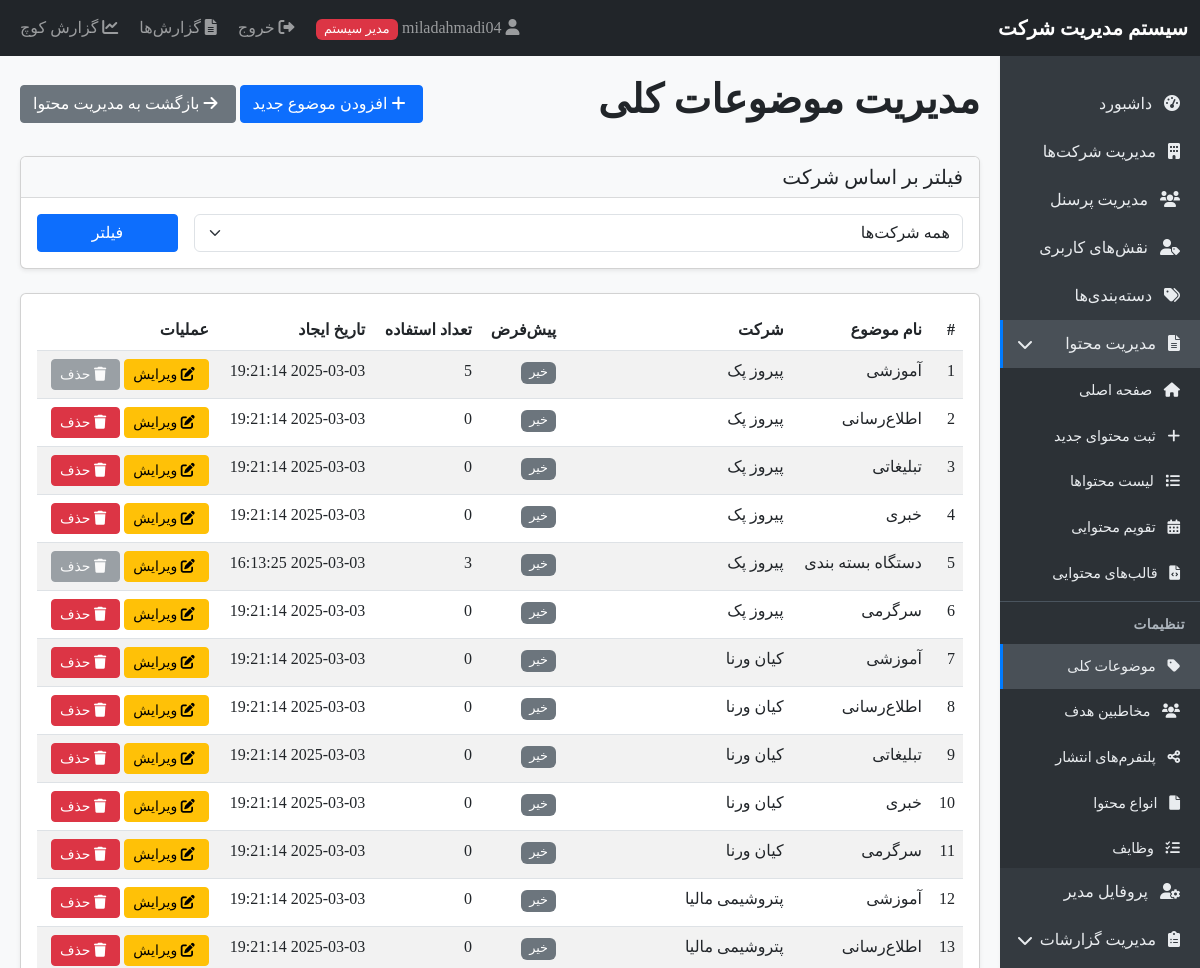
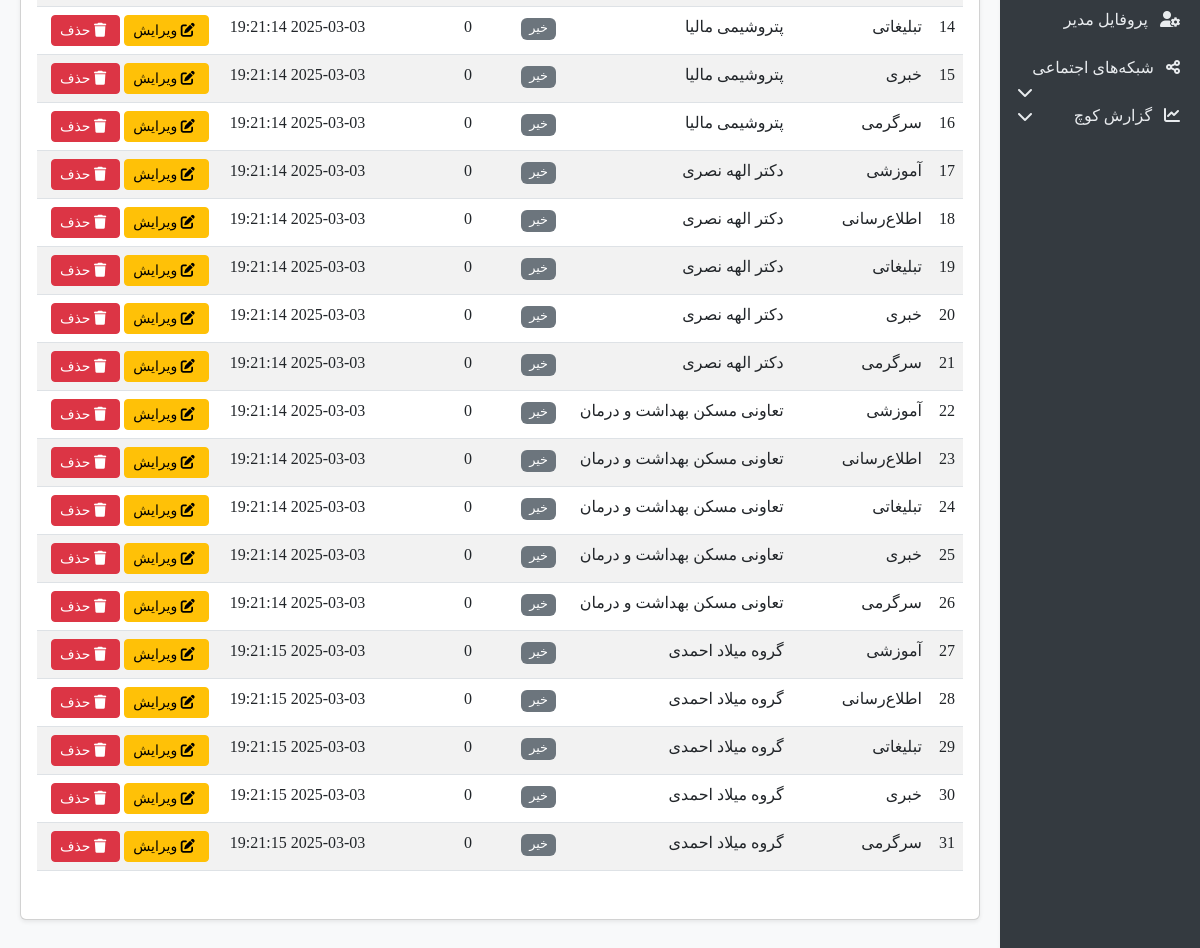
The app's page /content_topics.php (signed in) with its own data (2 pictures, top to bottom).
### tables this page shows
CREATE TABLE `content_topics` (
  `id` int(11) NOT NULL,
  `company_id` int(11) NOT NULL,
  `name` varchar(100) NOT NULL,
  `is_default` tinyint(1) DEFAULT 0,
  `created_at` timestamp NOT NULL DEFAULT current_timestamp()
);

CREATE TABLE `companies` (
  `id` int(11) NOT NULL,
  `name` varchar(100) NOT NULL,
  `is_active` tinyint(1) DEFAULT 1,
  `created_at` timestamp NOT NULL DEFAULT current_timestamp()
);

### functions.php (called while the page is built, shortened)
<?php
function isAdmin() {
    return isset($_SESSION['user_type']) && $_SESSION['user_type'] === 'admin';
}

### content_topics.php (the view, shortened to what this page needs)
<?php
require_once 'database.php';
require_once 'functions.php';
$companyId = isAdmin() ? (isset($_GET['company']) ? clean($_GET['company']) : '') : $_SESSION['company_id'];
$query = "SELECT t.*, c.name as company_name,
         (SELECT COUNT(*) FROM content_topic_relations WHERE topic_id = t.id) as usage_count
         FROM content_topics t
         JOIN companies c ON t.company_id = c.id ";
if (!isAdmin()) {
    $query .= " WHERE t.company_id = ? ";
    $params = [$_SESSION['company_id']];
} else if (!empty($companyId)) {
    $query .= " WHERE t.company_id = ? ";
    $params = [$companyId];
} else {
    $params = [];
}
$query .= " ORDER BY t.company_id, t.name";
$stmt = $pdo->prepare($query);
$stmt->execute($params);
$topics = $stmt->fetchAll();
include 'header.php';
?>
<div class="d-flex justify-content-between align-items-center mb-4">
    <h1>مدیریت موضوعات کلی</h1>
    <div>
        <button type="button" class="btn btn-primary" data-bs-toggle="modal" data-bs-target="#addTopicModal">
            <i class="fas fa-plus"></i> افزودن موضوع جدید
        </button>
        <a href="content_management.php" class="btn btn-secondary">
            <i class="fas fa-arrow-right"></i> بازگشت به مدیریت محتوا
        </a>
    </div>
</div>
<?php if (isAdmin()): ?>
    <div class="card mb-4">
        <div class="card-header bg-light">
            <h5 class="mb-0">فیلتر بر اساس شرکت</h5>
        </div>
        <div class="card-body">
            <form method="GET" action="" class="row g-3">
                <div class="col-md-10">
                    <select class="form-select" name="company">
                        <option value="">همه شرکت‌ها</option>
                    </select>
                </div>
                <div class="col-md-2">
                    <button type="submit" class="btn btn-primary w-100">فیلتر</button>
                </div>
            </form>
        </div>
    </div>
<?php endif; ?>
<div class="card">
    <div class="card-body">
        <?php if (count($topics) > 0): ?>
            <div class="table-responsive">
                <table class="table table-striped">
                    <thead>
                        <tr>
                            <th>#</th>
                            <th>نام موضوع</th>
                            <?php if (isAdmin()): ?>
                                <th>شرکت</th>
                            <?php endif; ?>
                            <th>پیش‌فرض</th>
                            <th>تعداد استفاده</th>
                            <th>تاریخ ایجاد</th>
                            <th>عملیات</th>
                        </tr>
                    </thead>
                    <tbody>
                        <?php foreach ($topics as $index => $topic): ?>
                            <tr>
                                <td><?php echo $index + 1; ?></td>
                                <td><?php echo $topic['name']; ?></td>
                                <?php if (isAdmin()): ?>
                                    <td><?php echo $topic['company_name']; ?></td>
                                <?php endif; ?>
                                <td>
                                    <?php if ($topic['is_default']): ?>
                                        <span class="badge bg-success">بله</span>
                                    <?php else: ?>
                                        <span class="badge bg-secondary">خیر</span>
                                    <?php endif; ?>
                                </td>
                                <td><?php echo $topic['usage_count']; ?></td>
                                <td><?php echo $topic['created_at']; ?></td>
                                <td>
                                    <button type="button" class="btn btn-sm btn-warning"
                                            data-bs-toggle="modal"
                                            data-bs-target="#editTopicModal"
                                            data-id="<?php echo $topic['id']; ?>"
                                            data-name="<?php echo $topic['name']; ?>">
                                        <i class="fas fa-edit"></i> ویرایش
                                    </button>
                                    <?php if (!$topic['is_default'] && $topic['usage_count'] == 0): ?>
                                        <a href="?delete=<?php echo $topic['id']; ?><?php echo isAdmin() && !empty($companyId) ? '&company=' . $companyId : ''; ?>"
                                           class="btn btn-sm btn-danger"
                                           onclick="return confirm('آیا از حذف این موضوع اطمینان دارید؟')">
                                            <i class="fas fa-trash"></i> حذف
                                        </a>
                                    <?php else: ?>
                                        <button class="btn btn-sm btn-secondary" disabled>
                                            <i class="fas fa-trash"></i> حذف
                                        </button>
                                    <?php endif; ?>
                                </td>
                            </tr>
                        <?php endforeach; ?>
                    </tbody>
                </table>
            </div>
        <?php else: ?>
            <p class="text-center">هیچ موضوعی یافت نشد.</p>
        <?php endif; ?>
    </div>
</div>
<?php include 'footer.php'; ?>

### header.php (style rules this page uses)
body { font-family: Tahoma, Arial, sans-serif; background-color: #f8f9fa; }
.badge { font-size: 80%; font-weight: normal; }
.card { box-shadow: 0 0.125rem 0.25rem rgba(0, 0, 0, 0.075); margin-bottom: 1.5rem; }
.card-header { border-bottom: 1px solid rgba(0, 0, 0, 0.125); background-color: rgba(0, 0, 0, 0.03); }
.btn { border-radius: 0.25rem; }
.btn-sm { padding: 0.25rem 0.5rem; font-size: 0.875rem; }
.fas, .fab { margin-right: 5px; }
.table-responsive { margin-bottom: 1rem; }

### records on screen
content_topics: name "آموزشی", company.name "پیروز پک", is_default "خیر", usage_count "5", created_at "2025-03-03 19:21:14"
content_topics: name "اطلاع‌رسانی", company.name "پیروز پک", is_default "خیر", usage_count "0", created_at "2025-03-03 19:21:14"
content_topics: name "تبلیغاتی", company.name "پیروز پک", is_default "خیر", usage_count "0", created_at "2025-03-03 19:21:14"
content_topics: name "خبری", company.name "پیروز پک", is_default "خیر", usage_count "0", created_at "2025-03-03 19:21:14"
content_topics: name "دستگاه بسته بندی", company.name "پیروز پک", is_default "خیر", usage_count "3", created_at "2025-03-03 16:13:25"
content_topics: name "سرگرمی", company.name "پیروز پک", is_default "خیر", usage_count "0", created_at "2025-03-03 19:21:14"
content_topics: name "آموزشی", company.name "کیان ورنا", is_default "خیر", usage_count "0", created_at "2025-03-03 19:21:14"
content_topics: name "اطلاع‌رسانی", company.name "کیان ورنا", is_default "خیر", usage_count "0", created_at "2025-03-03 19:21:14"
content_topics: name "تبلیغاتی", company.name "کیان ورنا", is_default "خیر", usage_count "0", created_at "2025-03-03 19:21:14"
content_topics: name "خبری", company.name "کیان ورنا", is_default "خیر", usage_count "0", created_at "2025-03-03 19:21:14"
content_topics: name "سرگرمی", company.name "کیان ورنا", is_default "خیر", usage_count "0", created_at "2025-03-03 19:21:14"
content_topics: name "آموزشی", company.name "پتروشیمی مالیا", is_default "خیر", usage_count "0", created_at "2025-03-03 19:21:14"
content_topics: name "اطلاع‌رسانی", company.name "پتروشیمی مالیا", is_default "خیر", usage_count "0", created_at "2025-03-03 19:21:14"
content_topics: name "تبلیغاتی", company.name "پتروشیمی مالیا", is_default "خیر", usage_count "0", created_at "2025-03-03 19:21:14"
content_topics: name "خبری", company.name "پتروشیمی مالیا", is_default "خیر", usage_count "0", created_at "2025-03-03 19:21:14"
content_topics: name "سرگرمی", company.name "پتروشیمی مالیا", is_default "خیر", usage_count "0", created_at "2025-03-03 19:21:14"
content_topics: name "آموزشی", company.name "دکتر الهه نصری", is_default "خیر", usage_count "0", created_at "2025-03-03 19:21:14"
content_topics: name "اطلاع‌رسانی", company.name "دکتر الهه نصری", is_default "خیر", usage_count "0", created_at "2025-03-03 19:21:14"
content_topics: name "تبلیغاتی", company.name "دکتر الهه نصری", is_default "خیر", usage_count "0", created_at "2025-03-03 19:21:14"
content_topics: name "خبری", company.name "دکتر الهه نصری", is_default "خیر", usage_count "0", created_at "2025-03-03 19:21:14"
content_topics: name "سرگرمی", company.name "دکتر الهه نصری", is_default "خیر", usage_count "0", created_at "2025-03-03 19:21:14"
content_topics: name "آموزشی", company.name "تعاونی مسکن بهداشت و درمان", is_default "خیر", usage_count "0", created_at "2025-03-03 19:21:14"
content_topics: name "اطلاع‌رسانی", company.name "تعاونی مسکن بهداشت و درمان", is_default "خیر", usage_count "0", created_at "2025-03-03 19:21:14"
content_topics: name "تبلیغاتی", company.name "تعاونی مسکن بهداشت و درمان", is_default "خیر", usage_count "0", created_at "2025-03-03 19:21:14"
content_topics: name "خبری", company.name "تعاونی مسکن بهداشت و درمان", is_default "خیر", usage_count "0", created_at "2025-03-03 19:21:14"
content_topics: name "سرگرمی", company.name "تعاونی مسکن بهداشت و درمان", is_default "خیر", usage_count "0", created_at "2025-03-03 19:21:14"
content_topics: name "آموزشی", company.name "گروه میلاد احمدی", is_default "خیر", usage_count "0", created_at "2025-03-03 19:21:15"
content_topics: name "اطلاع‌رسانی", company.name "گروه میلاد احمدی", is_default "خیر", usage_count "0", created_at "2025-03-03 19:21:15"
content_topics: name "تبلیغاتی", company.name "گروه میلاد احمدی", is_default "خیر", usage_count "0", created_at "2025-03-03 19:21:15"
content_topics: name "خبری", company.name "گروه میلاد احمدی", is_default "خیر", usage_count "0", created_at "2025-03-03 19:21:15"
content_topics: name "سرگرمی", company.name "گروه میلاد احمدی", is_default "خیر", usage_count "0", created_at "2025-03-03 19:21:15"

### other values on screen
$_SESSION['username'] "miladahmadi04"
